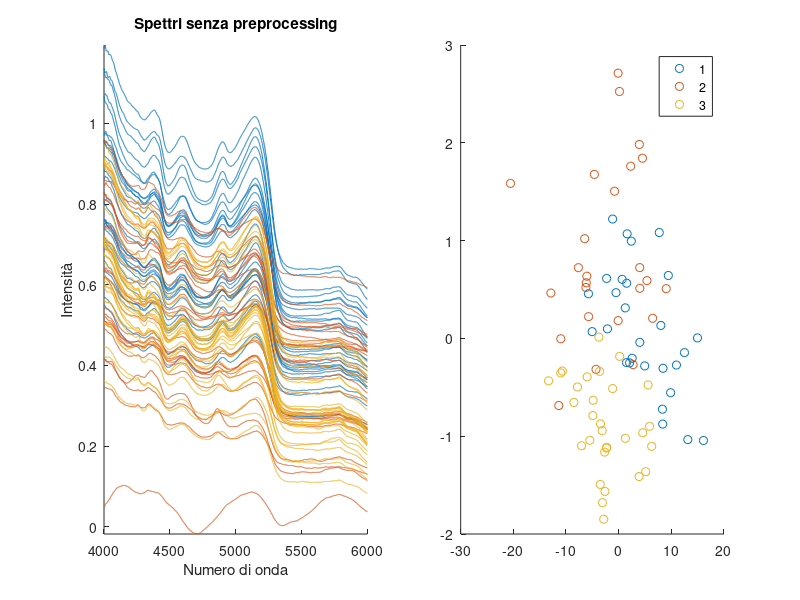

The MATLAB script that drew this image: (Note: this script raises an error after producing the figure.)
%% CARICAMENTO DATI E INIZIALIZZAZIONE
clear; close all; clc;
load('dataset.mat');
X = farineanimNIRdata; % valori numerici
wl = assexscale; % asse x (lunghezze d'onda)
[y, classNames] = grp2idx(category); % converte le categorie testuali in numeri
colors = [0 0.447 0.741; 0.850 0.325 0.098; 0.929 0.694 0.125]; % colori

%% RAW DATA
X_mc = X-mean(X); % mean centering

% PCA
npc = 2;
[loading, scores, eigenvalues, T2, varexpl] = pca(X_mc,'NumComponents',npc);

% grafico spettri
figure('Name', 'Spettri senza preprocessing', 'Position', [50, 500, 1000, 400]);
subplot(1,2,1); hold on; % 2 colonne 1 riga (1° colonna)
for c = 1:max(y)
    plot(wl, X(y==c, :), 'Color', colors(c,:));
end
% griglia e assi
xlabel('Numero di onda');
ylabel('Intensità');
title('Spettri senza preprocessing'); 
axis tight; % elimina bordi vuoti

% grafico PCA
subplot(1,2,2); % 2 colonne 1 riga (2° colonna)
gscatter(scores(:,1), scores(:,2), y, colors);
% griglia e assi
xline(0);
yline(0);
xlabel(['PC1 (' num2str(varexpl(1),'%.1f') '%)']);
ylabel(['PC2 (' num2str(varexpl(2),'%.1f') '%)']);
legend(classNames);
title('PCA SCORES');


%% BASELINE CORRECTION (Detrend)
X_detrend = detrend(X')'; % detrend 
X_mc = X_detrend - mean(X_detrend); % mean centering

% PCA
npc = 2;
[loading, scores, eigenvalues, T2, varexpl] = pca(X_mc,'NumComponents',npc);

% grafico spettri
figure('Name', 'Detrend', 'Position', [50, 500, 1000, 400]);
subplot(1,2,1); hold on; % 2 colonne 1 riga (1° colonna)
for c = 1:max(y)
    plot(wl, X_detrend(y==c, :), 'Color', colors(c,:));
end
% griglia e assi
xlabel('Numero di onda');
ylabel('Intensità');
title('Preprocessing: Detrend'); 
axis tight; % elimina bordi vuoti

% grafico PCA
subplot(1,2,2); % 2 colonne 1 riga (2° colonna)
gscatter(scores(:,1), scores(:,2), y, colors);
% griglia e assi
xline(0);
yline(0);
xlabel(['PC1 (' num2str(varexpl(1),'%.1f') '%)']);
ylabel(['PC2 (' num2str(varexpl(2),'%.1f') '%)']);
legend(classNames);
title('PCA SCORES');


%% NORMALIZZAZIONE (Norm)
% normalizzazione (x_new = x / ||x||)
mynorm = sqrt(sum(X.^2, 2)); % norma euclidea di ogni riga
X_norm = X ./ mynorm;
X_mc = X_norm - mean(X_norm); % mean centering

% PCA
npc = 2;
[loading, scores, eigenvalues, T2, varexpl] = pca(X_mc,'NumComponents',npc);

% grafico spettri
figure('Name', 'Normalizzazione (norm)', 'Position', [50, 500, 1000, 400]);
subplot(1,2,1); hold on; % 2 colonne 1 riga (1° colonna)
for c = 1:max(y)
    plot(wl, X_norm(y==c, :), 'Color', colors(c,:));
end
% griglia e assi
xlabel('Numero di onda');
ylabel('Intensità');
title('Preprocessing: Normalizzazione (norm)');
axis tight; % elimina bordi vuoti

% grafico PCA
subplot(1,2,2); % 2 colonne 1 riga (2° colonna)
gscatter(scores(:,1), scores(:,2), y, colors);
% griglia e assi
xline(0);
yline(0);
xlabel(['PC1 (' num2str(varexpl(1),'%.1f') '%)']);
ylabel(['PC2 (' num2str(varexpl(2),'%.1f') '%)']);
legend(classNames);
title('PCA SCORES');


%% SNV (Standard Normal Variate)
% normalizzazione (x - media)/deviazione_std
mean_spec = mean(X, 2);
std_spec = std(X, 0, 2);
X_snv = (X - mean_spec) ./ std_spec;
X_mc = X_snv - mean(X_snv); % mean centering

% PCA
npc = 2;
[loading, scores, eigenvalues, T2, varexpl] = pca(X_mc,'NumComponents',npc);

% grafico spettri
figure('Name', 'Normalizzazione (SNV)', 'Position', [50, 500, 1000, 400]);
subplot(1,2,1); hold on; % 2 colonne 1 riga (1° colonna)
for c = 1:max(y)
    plot(wl, X_snv(y==c, :), 'Color', colors(c,:));
end
% griglia e assi
xlabel('Numero di onda');
ylabel('Intensità');
title('Preprocessing: Normalizzazione (SNV)');
axis tight; % elimina bordi vuoti

% grafico PCA
subplot(1,2,2); % 2 colonne 1 riga (2° colonna)
gscatter(scores(:,1), scores(:,2), y, colors);
% griglia e assi
xline(0);
yline(0);
xlabel(['PC1 (' num2str(varexpl(1),'%.1f') '%)']);
ylabel(['PC2 (' num2str(varexpl(2),'%.1f') '%)']);
legend(classNames);
title('PCA SCORES');


%% MSC (Multiplicative Scatter Correction)
% normalizzazione rispetto allo spettro medio globale
X_mean = mean(X, 1)'; % x_ref
[n, m] = size(X);
X_msc = zeros(n, m);
for i = 1:n
    % fit lineare: x_i = a+b*x_ref
    % dove: a=pendenza, b=intercetta
    poly = polyfit(X_mean, X(i,:)', 1); % polyfit restituisce [pendenza, intercetta]
    a = poly(2); % intercetta
    b = poly(1); % pendenza
    % correzione: x_i = (x_i-a)/b
    X_msc(i,:) = (X(i,:)-a)/b;
end
X_mc = X_msc - mean(X_msc); % mean centering

% PCA
npc = 2;
[loading, scores, eigenvalues, T2, varexpl] = pca(X_mc,'NumComponents',npc);

% grafico spettri
figure('Name', 'Normalizzazione (MSC)', 'Position', [50, 500, 1000, 400]);
subplot(1,2,1); hold on; % 2 colonne 1 riga (1° colonna)
for c = 1:max(y)
    plot(wl, X_msc(y==c, :), 'Color', colors(c,:));
end
% griglia e assi
xlabel('Numero di onda');
ylabel('Intensità');
title('Preprocessing: Normalizzazione (MSC)');
axis tight; % elimina bordi vuoti

% grafico PCA
subplot(1,2,2); % 2 colonne 1 riga (2° colonna)
gscatter(scores(:,1), scores(:,2), y, colors);
% griglia e assi
xline(0);
yline(0);
xlabel(['PC1 (' num2str(varexpl(1),'%.1f') '%)']);
ylabel(['PC2 (' num2str(varexpl(2),'%.1f') '%)']);
legend(classNames);
title('PCA SCORES');


%% DERIVATA PRIMA CON SMOOTHING
X_der1 = sgolayfilt(X', 2, 15, [], 1)'; % (finestra=15 con polinomio=2)
X_mc = X_der1 - mean(X_der1); % mean centering

% PCA
npc = 2;
[loading, scores, eigenvalues, T2, varexpl] = pca(X_mc,'NumComponents',npc);

% grafico spettri
figure('Name', 'Derivata 1', 'Position', [50, 500, 1000, 400]);
subplot(1,2,1); hold on; % 2 colonne 1 riga (1° colonna)
for c = 1:max(y)
    plot(wl, X_der1(y==c, :), 'Color', colors(c,:));
end
% griglia e assi
xlabel('Numero di onda');
ylabel('Intensità');
title('Preprocessing: Derivata 1');
axis tight; % elimina bordi vuoti
title('Preprocessing: Derivata 1');

% grafico PCA
subplot(1,2,2); % 2 colonne 1 riga (2° colonna)
gscatter(scores(:,1), scores(:,2), y, colors);
% griglia e assi
xline(0);
yline(0);
xlabel(['PC1 (' num2str(varexpl(1),'%.1f') '%)']);
ylabel(['PC2 (' num2str(varexpl(2),'%.1f') '%)']);
legend(classNames);
title('PCA SCORES');


%% DERIVATA SECONDA CON SMOOTHING
X_der2 = sgolayfilt(X', 2, 15, [], 2)';  % (finestra=15 con polinomio=2)
X_mc = X_der2 - mean(X_der2); % mean centering

% PCA
npc = 2;
[loading, scores, eigenvalues, T2, varexpl] = pca(X_mc,'NumComponents',npc);

% grafico spettri
figure('Name', 'Derivata 2', 'Position', [50, 500, 1000, 400]);
subplot(1,2,1); hold on; % 2 colonne 1 riga (1° colonna)
for c = 1:max(y)
    plot(wl, X_der2(y==c, :), 'Color', colors(c,:));
end
% griglia e assi
xlabel('Numero di onda');
ylabel('Intensità');
title('Preprocessing: Derivata 2');
axis tight; % elimina bordi vuoti

% grafico PCA
subplot(1,2,2); % 2 colonne 1 riga (2° colonna)
gscatter(scores(:,1), scores(:,2), y, colors);
% griglia e assi
xline(0);
yline(0);
xlabel(['PC1 (' num2str(varexpl(1),'%.1f') '%)']);
ylabel(['PC2 (' num2str(varexpl(2),'%.1f') '%)']);
legend(classNames);
title('PCA SCORES');